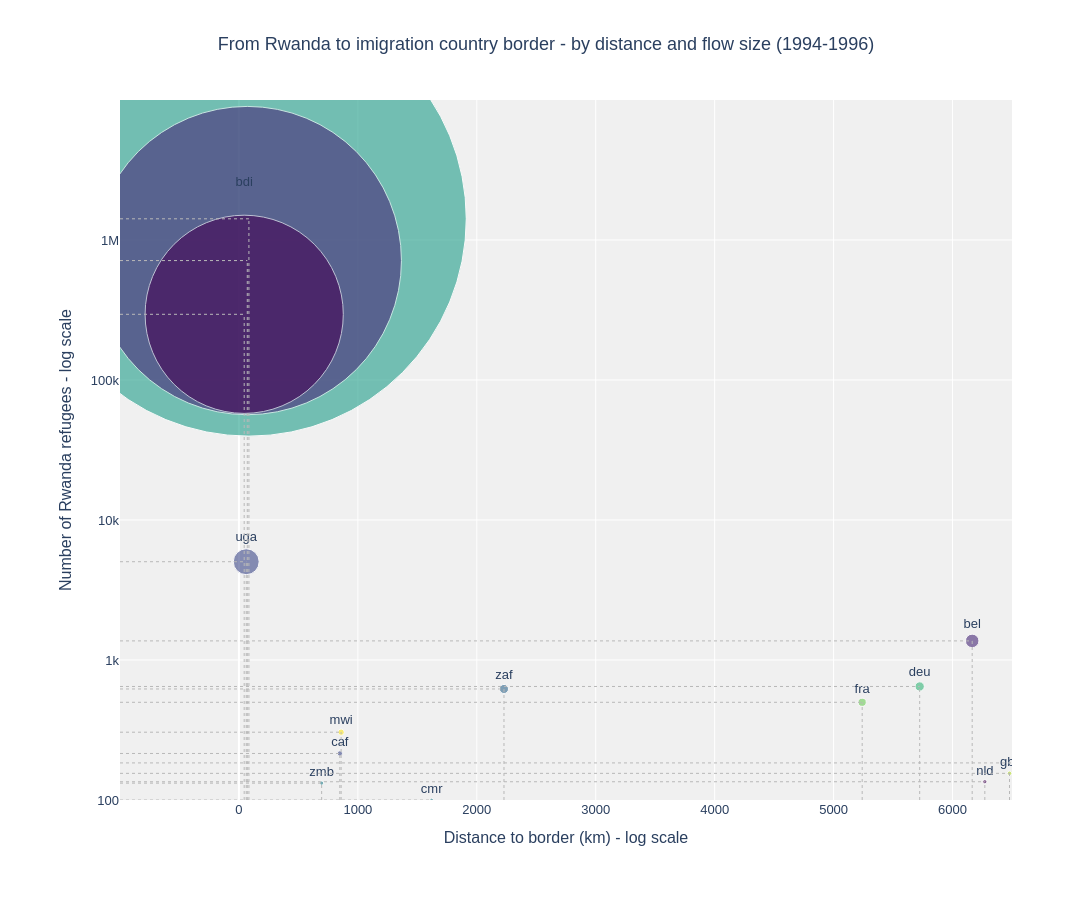

This figure's notebook cell:
### Code cell
# -------------------------------------------------
#     Number of refugees VS distance
#                1994-1996
# -------------------------------------------------

# Prep plot data
rwanda_plot = prepare_plot_data("rwa", 1994, 1996)
rwanda_order = ordered_asylumisos_by_label(rwanda_plot)

# create scatter plot
fig = px.scatter(
    rwanda_plot,
    x="border_distance_km",
    y="count",
    size="count",
    color="asylumiso",
    category_orders={"asylumiso": rwanda_order},
    hover_data={"asylumiso": False},
    text="asylumiso",
    log_y=True,
    hover_name="asylumname",
    labels={
        "border_distance_km": "Distance to border (km) - log scale",
        "count": "Number of Rwanda refugees - log scale",
        "asylumiso": "Destination country",
    },
    title="From Rwanda to imigration country border - by distance and flow size (1994-1996)",
    color_discrete_sequence=px.colors.sequential.Viridis,
)

# put Burundi and Tanzania on top
fig.data = tuple(
    [trace for trace in fig.data
     if not (trace.name.startswith("bdi") or trace.name.startswith("tza"))]
    + [trace for trace in fig.data if trace.name.startswith("tza")]
    + [trace for trace in fig.data if trace.name.startswith("bdi")]
)

# style scatter plot
fig.update_traces(
    textposition="top center",
    marker=dict(sizemode="area", sizeref=15, opacity=0.6),
)

apply_hover_styling(fig, lighten_color_hls, 0.35)

# axes
fig.update_yaxes(
    range=[2, 7],
    tickvals=[1e2, 1e3, 1e4, 1e5, 1e6],
    ticktext=["100", "1k", "10k", "100k", "1M"],
)

x_min = -1000
x_max = 6500
fig.update_xaxes(
    range=[x_min, x_max],
    tickvals=[0, 1000, 2000, 3000, 4000, 5000, 6000],
    ticktext=["0", "1000", "2000", "3000", "4000", "5000", "6000"],
)

fig.update_layout(
    title_x=0.5,
    width=1200,
    height=900,
    plot_bgcolor="#f0f0f0",
    paper_bgcolor="white",
    showlegend=False,
    font=dict(family="Helvetica", size=13),
    margin=dict(l=120, r=80, t=100, b=100),
)

add_grid_lines(fig, rwanda_plot, x_min)

# save and show
fig.write_html("../visualizations/rwanda_distance_vs_count.html")

fig.show()

### Figure 1 — Plotly figure (JSON) as saved in the notebook; plotly's stock layout.template omitted (floating-point values rounded to 4 significant figures)
{"data": [{"customdata": [["bel"]], "hovertemplate": "<b>%{hovertext}</b><br><br>Distance to border (km) - log scale=%{x}<br>Number of Rwanda refugees - log scale=%{marker.size}<extra></extra>", "hovertext": ["belgium"], "legendgroup": "bel", "marker": {"color": "#482878", "size": [1369], "sizemode": "area", "sizeref": 15, "symbol": "circle", "opacity": 0.6}, "mode": "markers+text", "name": "bel", "orientation": "v", "showlegend": true, "text": ["bel"], "x": [6165.0], "xaxis": "x", "y": [1369], "yaxis": "y", "type": "scatter", "textposition": "top center", "hoverlabel": {"bgcolor": "rgb(187, 163, 224)", "bordercolor": "#482878", "font": {"size": 13, "color": "black"}}}, {"customdata": [["caf"]], "hovertemplate": "<b>%{hovertext}</b><br><br>Distance to border (km) - log scale=%{x}<br>Number of Rwanda refugees - log scale=%{marker.size}<extra></extra>", "hovertext": ["central african republic"], "legendgroup": "caf", "marker": {"color": "#3e4989", "size": [215], "sizemode": "area", "sizeref": 15, "symbol": "circle", "opacity": 0.6}, "mode": "markers+text", "name": "caf", "orientation": "v", "showlegend": true, "text": ["caf"], "x": [848.3], "xaxis": "x", "y": [215], "yaxis": "y", "type": "scatter", "textposition": "top center", "hoverlabel": {"bgcolor": "rgb(180, 186, 221)", "bordercolor": "#3e4989", "font": {"size": 13, "color": "black"}}}, {"customdata": [["can"]], "hovertemplate": "<b>%{hovertext}</b><br><br>Distance to border (km) - log scale=%{x}<br>Number of Rwanda refugees - log scale=%{marker.size}<extra></extra>", "hovertext": ["canada"], "legendgroup": "can", "marker": {"color": "#31688e", "size": [184], "sizemode": "area", "sizeref": 15, "symbol": "circle", "opacity": 0.6}, "mode": "markers+text", "name": "can", "orientation": "v", "showlegend": true, "text": ["can"], "x": [9640.0], "xaxis": "x", "y": [184], "yaxis": "y", "type": "scatter", "textposition": "top center", "hoverlabel": {"bgcolor": "rgb(171, 204, 226)", "bordercolor": "#31688e", "font": {"size": 13, "color": "black"}}}, {"customdata": [["cmr"]], "hovertemplate": "<b>%{hovertext}</b><br><br>Distance to border (km) - log scale=%{x}<br>Number of Rwanda refugees - log scale=%{marker.size}<extra></extra>", "hovertext": ["cameroon"], "legendgroup": "cmr", "marker": {"color": "#26828e", "size": [100], "sizemode": "area", "sizeref": 15, "symbol": "circle", "opacity": 0.6}, "mode": "markers+text", "name": "cmr", "orientation": "v", "showlegend": true, "text": ["cmr"], "x": [1620.0], "xaxis": "x", "y": [100], "yaxis": "y", "type": "scatter", "textposition": "top center", "hoverlabel": {"bgcolor": "rgb(163, 222, 230)", "bordercolor": "#26828e", "font": {"size": 13, "color": "black"}}}, {"customdata": [["cod"]], "hovertemplate": "<b>%{hovertext}</b><br><br>Distance to border (km) - log scale=%{x}<br>Number of Rwanda refugees - log scale=%{marker.size}<extra></extra>", "hovertext": ["dr congo"], "legendgroup": "cod", "marker": {"color": "#1f9e89", "size": [1417138], "sizemode": "area", "sizeref": 15, "symbol": "circle", "opacity": 0.6}, "mode": "markers+text", "name": "cod", "orientation": "v", "showlegend": true, "text": ["cod"], "x": [83.88], "xaxis": "x", "y": [1417138], "yaxis": "y", "type": "scatter", "textposition": "top center", "hoverlabel": {"bgcolor": "rgb(161, 236, 224)", "bordercolor": "#1f9e89", "font": {"size": 13, "color": "black"}}}, {"customdata": [["deu"]], "hovertemplate": "<b>%{hovertext}</b><br><br>Distance to border (km) - log scale=%{x}<br>Number of Rwanda refugees - log scale=%{marker.size}<extra></extra>", "hovertext": ["germany"], "legendgroup": "deu", "marker": {"color": "#35b779", "size": [647], "sizemode": "area", "sizeref": 15, "symbol": "circle", "opacity": 0.6}, "mode": "markers+text", "name": "deu", "orientation": "v", "showlegend": true, "text": ["deu"], "x": [5724.0], "xaxis": "x", "y": [647], "yaxis": "y", "type": "scatter", "textposition": "top center", "hoverlabel": {"bgcolor": "rgb(180, 233, 208)", "bordercolor": "#35b779", "font": {"size": 13, "color": "black"}}}, {"customdata": [["fra"]], "hovertemplate": "<b>%{hovertext}</b><br><br>Distance to border (km) - log scale=%{x}<br>Number of Rwanda refugees - log scale=%{marker.size}<extra></extra>", "hovertext": ["france"], "legendgroup": "fra", "marker": {"color": "#6ece58", "size": [499], "sizemode": "area", "sizeref": 15, "symbol": "circle", "opacity": 0.6}, "mode": "markers+text", "name": "fra", "orientation": "v", "showlegend": true, "text": ["fra"], "x": [5240.0], "xaxis": "x", "y": [499], "yaxis": "y", "type": "scatter", "textposition": "top center", "hoverlabel": {"bgcolor": "rgb(204, 237, 196)", "bordercolor": "#6ece58", "font": {"size": 13, "color": "black"}}}, {"customdata": [["gbr"]], "hovertemplate": "<b>%{hovertext}</b><br><br>Distance to border (km) - log scale=%{x}<br>Number of Rwanda refugees - log scale=%{marker.size}<extra></extra>", "hovertext": ["united kingdom"], "legendgroup": "gbr", "marker": {"color": "#b5de2b", "size": [155], "sizemode": "area", "sizeref": 15, "symbol": "circle", "opacity": 0.6}, "mode": "markers+text", "name": "gbr", "orientation": "v", "showlegend": true, "text": ["gbr"], "x": [6479.0], "xaxis": "x", "y": [155], "yaxis": "y", "type": "scatter", "textposition": "top center", "hoverlabel": {"bgcolor": "rgb(229, 243, 180)", "bordercolor": "#b5de2b", "font": {"size": 13, "color": "black"}}}, {"customdata": [["mwi"]], "hovertemplate": "<b>%{hovertext}</b><br><br>Distance to border (km) - log scale=%{x}<br>Number of Rwanda refugees - log scale=%{marker.size}<extra></extra>", "hovertext": ["malawi"], "legendgroup": "mwi", "marker": {"color": "#fde725", "size": [305], "sizemode": "area", "sizeref": 15, "symbol": "circle", "opacity": 0.6}, "mode": "markers+text", "name": "mwi", "orientation": "v", "showlegend": true, "text": ["mwi"], "x": [859.2], "xaxis": "x", "y": [305], "yaxis": "y", "type": "scatter", "textposition": "top center", "hoverlabel": {"bgcolor": "rgb(254, 246, 178)", "bordercolor": "#fde725", "font": {"size": 13, "color": "black"}}}, {"customdata": [["nld"]], "hovertemplate": "<b>%{hovertext}</b><br><br>Distance to border (km) - log scale=%{x}<br>Number of Rwanda refugees - log scale=%{marker.size}<extra></extra>", "hovertext": ["nederland"], "legendgroup": "nld", "marker": {"color": "#440154", "size": [135], "sizemode": "area", "sizeref": 15, "symbol": "circle", "opacity": 0.6}, "mode": "markers+text", "name": "nld", "orientation": "v", "showlegend": true, "text": ["nld"], "x": [6272.0], "xaxis": "x", "y": [135], "yaxis": "y", "type": "scatter", "textposition": "top center", "hoverlabel": {"bgcolor": "rgb(225, 107, 253)", "bordercolor": "#440154", "font": {"size": 13, "color": "black"}}}, {"customdata": [["uga"]], "hovertemplate": "<b>%{hovertext}</b><br><br>Distance to border (km) - log scale=%{x}<br>Number of Rwanda refugees - log scale=%{marker.size}<extra></extra>", "hovertext": ["uganda"], "legendgroup": "uga", "marker": {"color": "#3e4989", "size": [5034], "sizemode": "area", "sizeref": 15, "symbol": "circle", "opacity": 0.6}, "mode": "markers+text", "name": "uga", "orientation": "v", "showlegend": true, "text": ["uga"], "x": [61.39], "xaxis": "x", "y": [5034], "yaxis": "y", "type": "scatter", "textposition": "top center", "hoverlabel": {"bgcolor": "rgb(180, 186, 221)", "bordercolor": "#3e4989", "font": {"size": 13, "color": "black"}}}, {"customdata": [["zaf"]], "hovertemplate": "<b>%{hovertext}</b><br><br>Distance to border (km) - log scale=%{x}<br>Number of Rwanda refugees - log scale=%{marker.size}<extra></extra>", "hovertext": ["south africa"], "legendgroup": "zaf", "marker": {"color": "#31688e", "size": [621], "sizemode": "area", "sizeref": 15, "symbol": "circle", "opacity": 0.6}, "mode": "markers+text", "name": "zaf", "orientation": "v", "showlegend": true, "text": ["zaf"], "x": [2228.0], "xaxis": "x", "y": [621], "yaxis": "y", "type": "scatter", "textposition": "top center", "hoverlabel": {"bgcolor": "rgb(171, 204, 226)", "bordercolor": "#31688e", "font": {"size": 13, "color": "black"}}}, {"customdata": [["zmb"]], "hovertemplate": "<b>%{hovertext}</b><br><br>Distance to border (km) - log scale=%{x}<br>Number of Rwanda refugees - log scale=%{marker.size}<extra></extra>", "hovertext": ["zambia"], "legendgroup": "zmb", "marker": {"color": "#26828e", "size": [132], "sizemode": "area", "sizeref": 15, "symbol": "circle", "opacity": 0.6}, "mode": "markers+text", "name": "zmb", "orientation": "v", "showlegend": true, "text": ["zmb"], "x": [695.5], "xaxis": "x", "y": [132], "yaxis": "y", "type": "scatter", "textposition": "top center", "hoverlabel": {"bgcolor": "rgb(163, 222, 230)", "bordercolor": "#26828e", "font": {"size": 13, "color": "black"}}}, {"customdata": [["tza"]], "hovertemplate": "<b>%{hovertext}</b><br><br>Distance to border (km) - log scale=%{x}<br>Number of Rwanda refugees - log scale=%{marker.size}<extra></extra>", "hovertext": ["tanzania"], "legendgroup": "tza", "marker": {"color": "#482878", "size": [712965], "sizemode": "area", "sizeref": 15, "symbol": "circle", "opacity": 0.6}, "mode": "markers+text", "name": "tza", "orientation": "v", "showlegend": true, "text": ["tza"], "x": [70.25], "xaxis": "x", "y": [712965], "yaxis": "y", "type": "scatter", "textposition": "top center", "hoverlabel": {"bgcolor": "rgb(187, 163, 224)", "bordercolor": "#482878", "font": {"size": 13, "color": "black"}}}, {"customdata": [["bdi"]], "hovertemplate": "<b>%{hovertext}</b><br><br>Distance to border (km) - log scale=%{x}<br>Number of Rwanda refugees - log scale=%{marker.size}<extra></extra>", "hovertext": ["burundi"], "legendgroup": "bdi", "marker": {"color": "#440154", "size": [294630], "sizemode": "area", "sizeref": 15, "symbol": "circle", "opacity": 0.6}, "mode": "markers+text", "name": "bdi", "orientation": "v", "showlegend": true, "text": ["bdi"], "x": [44.22], "xaxis": "x", "y": [294630], "yaxis": "y", "type": "scatter", "textposition": "top center", "hoverlabel": {"bgcolor": "rgb(225, 107, 253)", "bordercolor": "#440154", "font": {"size": 13, "color": "black"}}}], "layout": {"xaxis": {"anchor": "y", "domain": [0.0, 1.0], "title": {"text": "Distance to border (km) - log scale"}, "range": [-1000, 6500], "tickvals": [0, 1000, 2000, 3000, 4000, 5000, 6000], "ticktext": ["0", "1000", "2000", "3000", "4000", "5000", "6000"]}, "yaxis": {"anchor": "x", "domain": [0.0, 1.0], "title": {"text": "Number of Rwanda refugees - log scale"}, "type": "log", "range": [2, 7], "tickvals": [100.0, 1000.0, 10000.0, 100000.0, 1000000.0], "ticktext": ["100", "1k", "10k", "100k", "1M"]}, "legend": {"title": {"text": "Destination country"}, "tracegroupgap": 0, "itemsizing": "constant"}, "title": {"text": "From Rwanda to imigration country border - by distance and flow size (1994-1996)", "x": 0.5}, "font": {"family": "Helvetica", "size": 13}, "margin": {"l": 120, "r": 80, "t": 100, "b": 100}, "width": 1200, "height": 900, "plot_bgcolor": "#f0f0f0", "paper_bgcolor": "white", "showlegend": false, "shapes": [{"layer": "above", "line": {"color": "#B8B8B8", "dash": "dot", "width": 1}, "type": "line", "x0": -1000, "x1": 44.22, "xref": "x", "y0": 294630, "y1": 294630, "yref": "y"}, {"layer": "above", "line": {"color": "#B8B8B8", "dash": "dot", "width": 1}, "type": "line", "x0": 44.22, "x1": 44.22, "xref": "x", "y0": 100, "y1": 294630, "yref": "y"}, {"layer": "above", "line": {"color": "#B8B8B8", "dash": "dot", "width": 1}, "type": "line", "x0": -1000, "x1": 6165.0, "xref": "x", "y0": 1369, "y1": 1369, "yref": "y"}, {"layer": "above", "line": {"color": "#B8B8B8", "dash": "dot", "width": 1}, "type": "line", "x0": 6165.0, "x1": 6165.0, "xref": "x", "y0": 100, "y1": 1369, "yref": "y"}, {"layer": "above", "line": {"color": "#B8B8B8", "dash": "dot", "width": 1}, "type": "line", "x0": -1000, "x1": 848.3, "xref": "x", "y0": 215, "y1": 215, "yref": "y"}, {"layer": "above", "line": {"color": "#B8B8B8", "dash": "dot", "width": 1}, "type": "line", "x0": 848.3, "x1": 848.3, "xref": "x", "y0": 100, "y1": 215, "yref": "y"}, {"layer": "above", "line": {"color": "#B8B8B8", "dash": "dot", "width": 1}, "type": "line", "x0": -1000, "x1": 9640.0, "xref": "x", "y0": 184, "y1": 184, "yref": "y"}, {"layer": "above", "line": {"color": "#B8B8B8", "dash": "dot", "width": 1}, "type": "line", "x0": 9640.0, "x1": 9640.0, "xref": "x", "y0": 100, "y1": 184, "yref": "y"}, {"layer": "above", "line": {"color": "#B8B8B8", "dash": "dot", "width": 1}, "type": "line", "x0": -1000, "x1": 1620.0, "xref": "x", "y0": 100, "y1": 100, "yref": "y"}, {"layer": "above", "line": {"color": "#B8B8B8", "dash": "dot", "width": 1}, "type": "line", "x0": 1620.0, "x1": 1620.0, "xref": "x", "y0": 100, "y1": 100, "yref": "y"}, {"layer": "above", "line": {"color": "#B8B8B8", "dash": "dot", "width": 1}, "type": "line", "x0": -1000, "x1": 83.88, "xref": "x", "y0": 1417138, "y1": 1417138, "yref": "y"}, {"layer": "above", "line": {"color": "#B8B8B8", "dash": "dot", "width": 1}, "type": "line", "x0": 83.88, "x1": 83.88, "xref": "x", "y0": 100, "y1": 1417138, "yref": "y"}, {"layer": "above", "line": {"color": "#B8B8B8", "dash": "dot", "width": 1}, "type": "line", "x0": -1000, "x1": 5724.0, "xref": "x", "y0": 647, "y1": 647, "yref": "y"}, {"layer": "above", "line": {"color": "#B8B8B8", "dash": "dot", "width": 1}, "type": "line", "x0": 5724.0, "x1": 5724.0, "xref": "x", "y0": 100, "y1": 647, "yref": "y"}, {"layer": "above", "line": {"color": "#B8B8B8", "dash": "dot", "width": 1}, "type": "line", "x0": -1000, "x1": 5240.0, "xref": "x", "y0": 499, "y1": 499, "yref": "y"}, {"layer": "above", "line": {"color": "#B8B8B8", "dash": "dot", "width": 1}, "type": "line", "x0": 5240.0, "x1": 5240.0, "xref": "x", "y0": 100, "y1": 499, "yref": "y"}, {"layer": "above", "line": {"color": "#B8B8B8", "dash": "dot", "width": 1}, "type": "line", "x0": -1000, "x1": 6479.0, "xref": "x", "y0": 155, "y1": 155, "yref": "y"}, {"layer": "above", "line": {"color": "#B8B8B8", "dash": "dot", "width": 1}, "type": "line", "x0": 6479.0, "x1": 6479.0, "xref": "x", "y0": 100, "y1": 155, "yref": "y"}, {"layer": "above", "line": {"color": "#B8B8B8", "dash": "dot", "width": 1}, "type": "line", "x0": -1000, "x1": 859.2, "xref": "x", "y0": 305, "y1": 305, "yref": "y"}, {"layer": "above", "line": {"color": "#B8B8B8", "dash": "dot", "width": 1}, "type": "line", "x0": 859.2, "x1": 859.2, "xref": "x", "y0": 100, "y1": 305, "yref": "y"}, {"layer": "above", "line": {"color": "#B8B8B8", "dash": "dot", "width": 1}, "type": "line", "x0": -1000, "x1": 6272.0, "xref": "x", "y0": 135, "y1": 135, "yref": "y"}, {"layer": "above", "line": {"color": "#B8B8B8", "dash": "dot", "width": 1}, "type": "line", "x0": 6272.0, "x1": 6272.0, "xref": "x", "y0": 100, "y1": 135, "yref": "y"}, {"layer": "above", "line": {"color": "#B8B8B8", "dash": "dot", "width": 1}, "type": "line", "x0": -1000, "x1": 70.25, "xref": "x", "y0": 712965, "y1": 712965, "yref": "y"}, {"layer": "above", "line": {"color": "#B8B8B8", "dash": "dot", "width": 1}, "type": "line", "x0": 70.25, "x1": 70.25, "xref": "x", "y0": 100, "y1": 712965, "yref": "y"}, {"layer": "above", "line": {"color": "#B8B8B8", "dash": "dot", "width": 1}, "type": "line", "x0": -1000, "x1": 61.39, "xref": "x", "y0": 5034, "y1": 5034, "yref": "y"}, {"layer": "above", "line": {"color": "#B8B8B8", "dash": "dot", "width": 1}, "type": "line", "x0": 61.39, "x1": 61.39, "xref": "x", "y0": 100, "y1": 5034, "yref": "y"}, {"layer": "above", "line": {"color": "#B8B8B8", "dash": "dot", "width": 1}, "type": "line", "x0": -1000, "x1": 2228.0, "xref": "x", "y0": 621, "y1": 621, "yref": "y"}, {"layer": "above", "line": {"color": "#B8B8B8", "dash": "dot", "width": 1}, "type": "line", "x0": 2228.0, "x1": 2228.0, "xref": "x", "y0": 100, "y1": 621, "yref": "y"}, {"layer": "above", "line": {"color": "#B8B8B8", "dash": "dot", "width": 1}, "type": "line", "x0": -1000, "x1": 695.5, "xref": "x", "y0": 132, "y1": 132, "yref": "y"}, {"layer": "above", "line": {"color": "#B8B8B8", "dash": "dot", "width": 1}, "type": "line", "x0": 695.5, "x1": 695.5, "xref": "x", "y0": 100, "y1": 132, "yref": "y"}]}}
